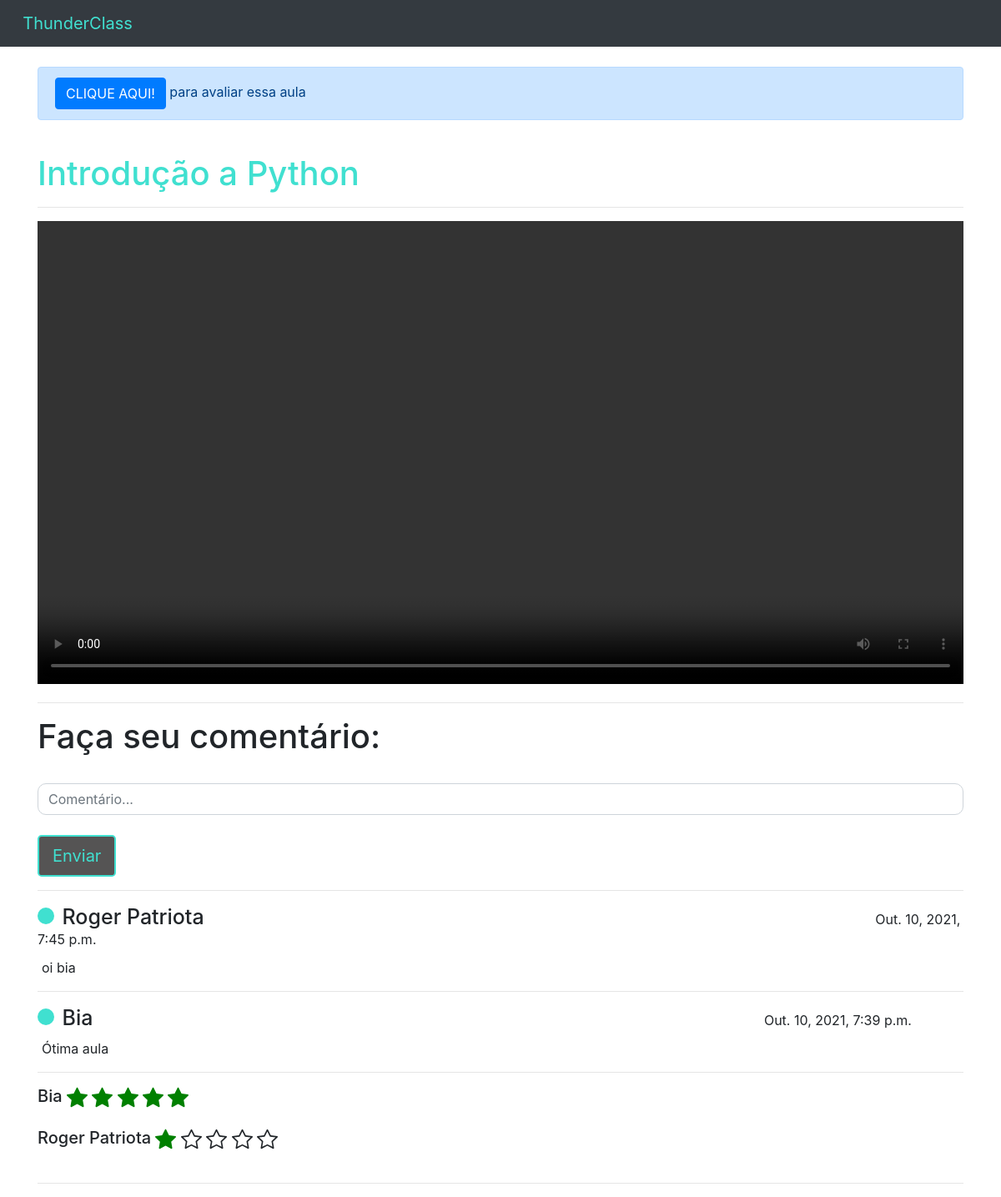
The app's page /home/aula/1 (signed in) with its own data.
### cursos/models.py (models this page shows, shortened)
class Aulas(models.Model):
    nome = models.CharField(max_length = 100)
    descricao = models.TextField()
    aula = models.FileField(upload_to = "aulas")
    curso = models.ForeignKey(Cursos, on_delete = models.DO_NOTHING)

class Comentarios(models.Model):
    usuario = models.ForeignKey(Usuario, on_delete = models.DO_NOTHING)
    comentario = models.TextField()
    data = models.DateTimeField(default = datetime.now)
    aula = models.ForeignKey(Aulas, on_delete = models.DO_NOTHING)

class NotasAulas(models.Model):
    choices = (
        ('p', 'Péssimo'),
        ('r', 'Ruim'),
        ('re', 'Regular'),
        ('b', 'bom'),
        ('o', 'Ótimo')
    )
    aula = models.ForeignKey(Aulas, on_delete=models.DO_NOTHING)
    nota = models.CharField(max_length=50, choices=choices)
    usuario = models.ForeignKey(Usuario, on_delete=models.DO_NOTHING)

### usuarios/models.py (models this page shows)
class Usuario(models.Model):
    nome = models.CharField(max_length=50)
    email = models.EmailField()
    senha = models.CharField(max_length=64)
    def __str__(self) -> str:
        return self.nome

### cursos/views.py (the view)
# urls.py: path('aula/<int:id>', views.aula, name="aula"),
def aula(request, id):
    if request.session.get('usuario'):
        aula = Aulas.objects.get(id = id)
        usuario_id = request.session['usuario']
        comentarios = Comentarios.objects.filter(aula = aula).order_by('-data')
        request_usuario = request.session.get('usuario')
        usuario_avaliou = NotasAulas.objects.filter(aula_id = id).filter(usuario_id = request_usuario)
        avaliacoes = NotasAulas.objects.filter(aula_id = id)
        return render(request, 'aula.html', {'aula': aula,
                                            'usuario_id': usuario_id,
                                            'comentarios': comentarios,
                                            'request_usuario': request_usuario,
                                            'usuario_avaliou': usuario_avaliou,
                                            'avaliacoes': avaliacoes})
    else:
        return redirect('/auth/login/?status=2')

### cursos/templatetags/filtros.py (called while the page is built)
@register.filter
def return_list(value, arg):
    return [i for i in range(int(arg))]

### cursos/templates/aula.html (shortened to what this page needs)
{% extends 'base.html'%}
{% load filtros %}
{% block 'body' %}
<div class="container">
  <br>
  {% if not usuario_avaliou %}
    <div class="alert alert-primary" role="alert">
      <button type="button" class="btn btn-primary" data-toggle="modal" data-target="#exampleModal">
        CLIQUE AQUI!
      </button> para avaliar essa aula
    </div>
  {% endif %}
  <br>
  <h1 style="color: turquoise;">{{aula.nome}}</h1>
  <hr>
  <video width="100%" controls>
    <source src="{{aula.aula.url}}" type="video/mp4">
  </video>
  <hr>
  <h1>Faça seu comentário: </h1>
  <br>
  <input id="comentario" type="text" placeholder="Comentário..." class="form-control" style="border-radius: 10px;">
  <br>
  <input onclick="envia_comentario()" type="button" value="Enviar"
    style="background-color: rgb(85, 84, 84); color: turquoise; border: 2px solid turquoise;"
    class="btn btn-success btn-lg">
  <hr>
  <div id="comentarios">
    {% for i in comentarios%}
      <div style="background-color: turquoise; width: 20px; height: 20px; border-radius: 15px; display: inline-block;">
      </div>
      <h5 style="display: inline; font-size: 25px; margin-left: 5px;">{{i.usuario}}</h5>
      <p style="display: inline; margin-left: 800px;">{{i.data}}</p>
      <p style="margin-left: 5px; margin-top: 10px;">{{i.comentario}}</p>
      <hr>
    {% endfor %}
  </div>
  <div id="avaliacoes">
    {% for i in avaliacoes%}
      <h5 style="display: inline;">
        {{i.usuario}}
      </h5>
      <br>
      <br>
    {% endfor %}
    <hr>
  </div>
</div>
{% endblock %}

### records on screen
Aulas: nome "Introdução a Python"
Comentarios: usuario "Roger Patriota", data "Out. 10, 2021, 7:45 p.m.", comentario "oi bia"
Comentarios: usuario "Bia", data "Out. 10, 2021, 7:39 p.m.", comentario "Ótima aula"
NotasAulas: usuario "Bia", nota "o" (drawn)
NotasAulas: usuario "Roger Patriota", nota "p" (drawn)
